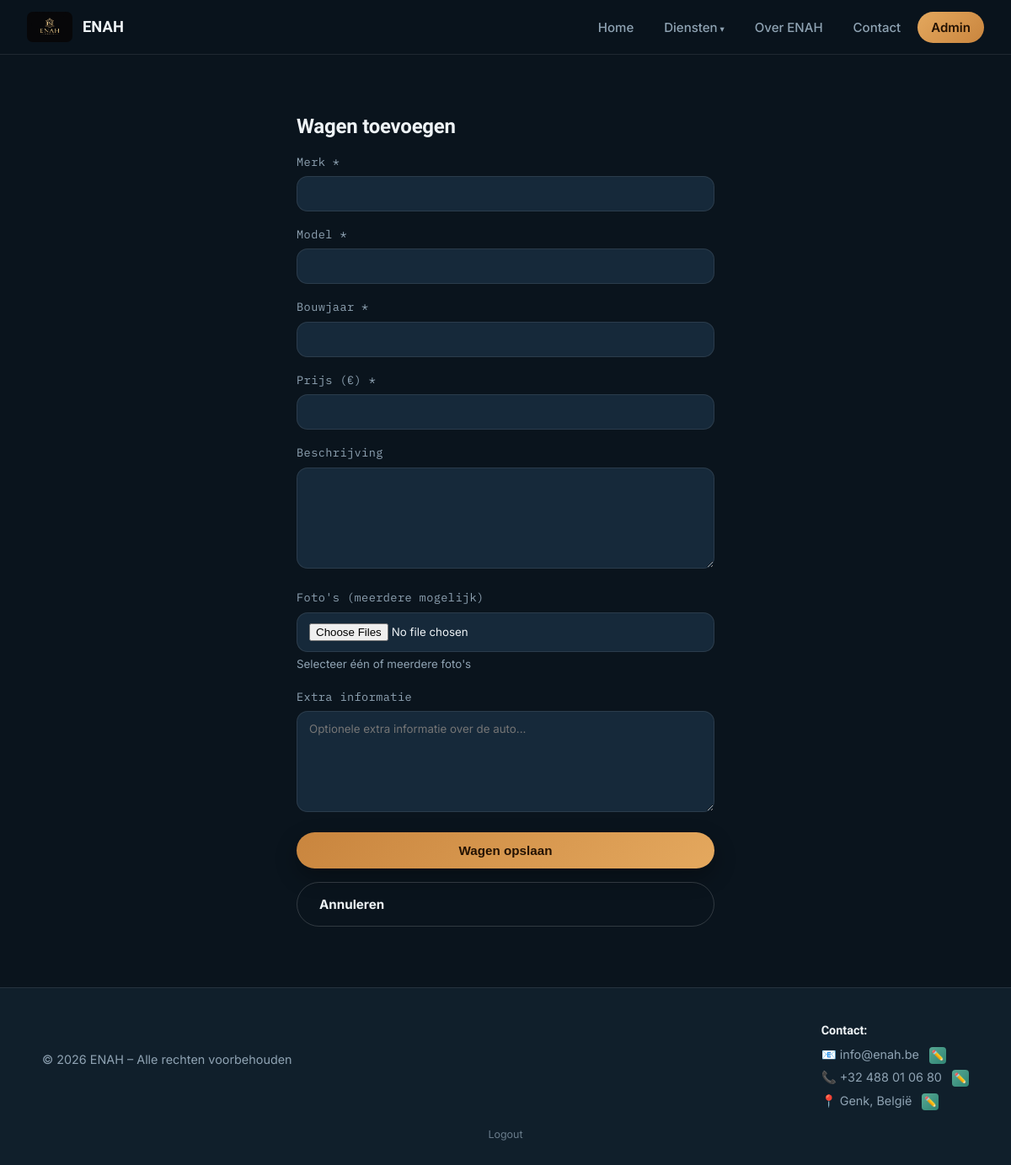
/admin/auto/toevoegen (signed in), run on the app's committed database.
### tables this page shows
CREATE TABLE site_content (
            id INTEGER PRIMARY KEY AUTOINCREMENT,
            content_key TEXT UNIQUE NOT NULL,
            content_value TEXT NOT NULL,
            updated_at TEXT NOT NULL
        );

### app.py (the view, shortened to what this page needs)
@app.route("/admin/auto/toevoegen", methods=["GET", "POST"])
@login_required
def admin_auto_toevoegen():
    return render_template("admin/add_auto.html", active_page="admin")

### app.py (called while the page is built)
def get_db():
    if "db" not in g:
        g.db = sqlite3.connect(DATABASE)
        g.db.row_factory = sqlite3.Row
    return g.db

@login_manager.user_loader
def load_user(user_id):
    db = get_db()
    row = db.execute("SELECT id, username FROM admins WHERE id = ?", (user_id,)).fetchone()
    if row is None:
        return None
    return AdminUser(row["id"], row["username"])

@app.context_processor
def inject_content():
    db = get_db()
    content_rows = db.execute("SELECT content_key, content_value FROM site_content").fetchall()
    content_dict = {row["content_key"]: row["content_value"] for row in content_rows}
    return dict(site_content=content_dict)

### templates/admin/add_auto.html (shortened to what this page needs)
{% extends "base.html" %}
{% block content %}
<section class="container" style="max-width: 560px;">
  <h1>Wagen toevoegen</h1>
  <form class="styled-form" id="auto-form" method="POST" enctype="multipart/form-data">
    <div>
      <label for="merk">Merk *</label>
      <input type="text" id="merk" name="merk" required>
    </div>
    <div>
      <label for="model">Model *</label>
      <input type="text" id="model" name="model" required>
    </div>
    <div>
      <label for="jaar">Bouwjaar *</label>
      <input type="number" id="jaar" name="jaar" min="1950" max="2100" required>
    </div>
    <div>
      <label for="prijs">Prijs (&euro;) *</label>
      <input type="number" id="prijs" name="prijs" min="0" step="0.01" required>
    </div>
    <div>
      <label for="beschrijving">Beschrijving</label>
      <textarea id="beschrijving" name="beschrijving"></textarea>
    </div>
    <div>
      <label for="fotos">Foto's (meerdere mogelijk)</label>
      <input type="file" id="fotos" name="fotos" accept="image/*" multiple onchange="checkUploadSize(this)">
      <small style="color: var(--text-muted);">Selecteer één of meerdere foto's</small>
    </div>
    <div>
      <label for="extra_info">Extra informatie</label>
      <textarea id="extra_info" name="extra_info" placeholder="Optionele extra informatie over de auto..."></textarea>
    </div>
    <button class="btn" type="submit">Wagen opslaan</button>
    <a class="btn btn-secondary" href="{{ url_for('admin_dashboard') }}">Annuleren</a>
  </form>
</section>
{% endblock %}

### templates/base.html (shortened to what this page needs)
<!DOCTYPE html>
<html lang="nl">
<head>
  <link rel="stylesheet" href="{{ url_for('static', filename='css/style.css') }}">
</head>
<body>
  <nav class="navbar">
    <a class="brand" href="{{ url_for('index') }}">
      {% if active_page == 'lukoil' %}
        <img src="{{ url_for('static', filename='images/lukoil_logo.png') }}" alt="Lukoil logo">
        <span>Lukoil Heusen-Zolder</span>
      {% elif active_page in ['auto_onderhoud', 'auto_verkoop'] %}
        <img src="{{ url_for('static', filename='images/sixtyseven_cars_logo.jpeg') }}" alt="SixtySeven Cars logo">
        <span>SixtySeven Cars</span>
      {% else %}
        <img src="{{ url_for('static', filename='images/enah_logo.jpeg') }}" alt="ENAH logo">
        <span>ENAH</span>
      {% endif %}
    </a>
    <ul class="nav-links">
      <li><a href="{{ url_for('index') }}" class="{{ 'active' if active_page == 'home' }}">Home</a></li>
      <li class="dropdown">
        <a href="#" class="{{ 'active' if active_page in ['lukoil','schoonmaak','transport','auto_onderhoud','auto_verkoop'] }}">Diensten</a>
      </li>
      <li><a href="{{ url_for('about') }}" class="{{ 'active' if active_page == 'about' }}">Over ENAH</a></li>
      <li><a href="{{ url_for('contact') }}" class="{{ 'active' if active_page == 'contact' }}">Contact</a></li>
      {% if current_user.is_authenticated %}
        <li><a href="{{ url_for('admin_dashboard') }}" class="{{ 'active' if active_page == 'admin' }}">Admin</a></li>
      {% endif %}
    </ul>
  </nav>
  {% block content %}{% endblock %}
  <footer>
    <div class="footer-content">
      <p>&copy; 2026 ENAH – Alle rechten voorbehouden</p>
      <div class="footer-contact">
        <p><strong>Contact:</strong></p>
        <p>📧 {{ site_content.get('contact_email', 'info@enah.be') }} {% if current_user.is_authenticated %}<a class="edit-btn-inline" href="{{ url_for('admin_content_bewerken', content_key='contact_email') }}" title="E-mail bewerken">✏️</a>{% endif %}</p>
        <p>📞 {{ site_content.get('contact_phone', '+32 4 00 00 00') }} {% if current_user.is_authenticated %}<a class="edit-btn-inline" href="{{ url_for('admin_content_bewerken', content_key='contact_phone') }}" title="Telefoon bewerken">✏️</a>{% endif %}</p>
        <p>📍 {{ site_content.get('contact_location', 'Genk, België') }} {% if current_user.is_authenticated %}<a class="edit-btn-inline" href="{{ url_for('admin_content_bewerken', content_key='contact_location') }}" title="Locatie bewerken">✏️</a>{% endif %}</p>
      </div>
    </div>
    {% if not current_user.is_authenticated %}
      <a href="{{ url_for('admin_login') }}" class="admin-login-link">Admin login</a>
    {% else %}
      <a href="{{ url_for('admin_logout') }}" class="admin-login-link">Logout</a>
    {% endif %}
  </footer>
</body>
</html>

### static/css/style.css (style rules this page uses)
:root { --ink: #0a141d; --surface: #101f2b; --surface-2: #16293a; --surface-3: #1e3852; --text: #eef3f6; --text-muted: #8fa3b3; --border: rgba(255,255,255,0.09); --border-strong: rgba(255,255,255,0.16); --brand: #c9853e; --brand-2: #e4a85e; --brand-ink: #241202; --teal: #2f8574; --teal-light: #57a893; --success: #3fa87b; --error: #e2554c; --radius: 22px; --radius-sm: 13px; --shadow: 0 28px 64px -26px rgba(0,0,0,0.62); --shadow-sm: 0 10px 26px rgba(0,0,0,0.32); --shadow-glow: 0 0 0 1px rgba(201,133,62,0.18), 0 12px 30px -8px rgba(201,133,62,0.28); --font-display: "Sora", "Segoe UI", sans-serif; --font-body: "Inter", "Segoe UI", sans-serif; --font-mono: "IBM Plex Mono", "Consolas", monospace; }
* { box-sizing: border-box; }
html { scroll-behavior: smooth; }
body { margin: 0; font-family: var(--font-body); background: var(--ink); color: var(--text); line-height: 1.65; min-height: 100vh; -webkit-font-smoothing: antialiased; }
a { color: inherit; text-decoration: none; }
img { max-width: 100%; display: block; }
h1, h2, h3, h4 { font-family: var(--font-display); line-height: 1.15; letter-spacing: -0.01em; margin: 0 0 16px; }
p { margin: 0 0 14px; }
.navbar { position: sticky; top: 0; z-index: 100; display: flex; align-items: center; justify-content: space-between; padding: 14px 32px; background: rgba(10, 20, 29, 0.88); backdrop-filter: blur(18px); border-bottom: 1px solid var(--border); }
.navbar .brand { display: flex; align-items: center; gap: 12px; font-weight: 600; font-family: var(--font-display); font-size: 1.15rem; }
.navbar .brand img { height: 36px; width: auto; border-radius: 7px; }
.nav-links { display: flex; align-items: center; gap: 4px; list-style: none; margin: 0; padding: 0; }
.nav-links > li > a { padding: 9px 16px; border-radius: 999px; color: var(--text-muted); font-weight: 500; font-size: 0.94rem; transition: all 0.2s ease; }
.nav-links > li > a.active { color: var(--brand-ink); background: linear-gradient(135deg, var(--brand-2), var(--brand)); font-weight: 600; }
.dropdown { position: relative; }
.dropdown > a::after { content: " \25BE"; font-size: 0.7em; }
.container { max-width: 1100px; margin: 0 auto; padding: 72px 32px; }
.btn { display: inline-block; padding: 13px 26px; border-radius: 999px; background: linear-gradient(135deg, var(--brand), var(--brand-2)); color: var(--brand-ink); font-weight: 700; font-size: 0.95rem; border: none; cursor: pointer; transition: transform 0.2s ease, box-shadow 0.2s ease, filter 0.2s ease; box-shadow: var(--shadow-sm); }
.btn-secondary { background: transparent; border: 1px solid var(--border-strong); color: var(--text); box-shadow: none; }
form.styled-form { display: grid; gap: 16px; max-width: 520px; }
form.styled-form label { font-size: 0.85rem; font-family: var(--font-mono); letter-spacing: 0.03em; color: var(--text-muted); margin-bottom: 6px; display: block; }
form.styled-form input, form.styled-form textarea, form.styled-form select { width: 100%; padding: 12px 14px; border-radius: var(--radius-sm); border: 1px solid var(--border); background: var(--surface-2); color: var(--text); font-family: var(--font-body); transition: border-color 0.2s ease, box-shadow 0.2s ease; }
form.styled-form textarea { min-height: 120px; resize: vertical; }
.edit-btn, .edit-btn-inline { display: inline-flex; align-items: center; justify-content: center; background: linear-gradient(135deg, var(--teal-light), var(--teal)); color: #04211b; border: none; cursor: pointer; text-decoration: none; transition: transform 0.2s ease, filter 0.2s ease; }
.edit-btn-inline { width: 20px; height: 20px; padding: 0; border-radius: 4px; font-size: 12px; margin-left: 8px; vertical-align: middle; }
footer { text-align: center; padding: 34px 30px 26px; color: var(--text-muted); border-top: 1px solid var(--border); font-size: 0.9rem; background: var(--surface); }
.footer-content { display: flex; justify-content: space-between; align-items: center; flex-wrap: wrap; gap: 20px; max-width: 1100px; margin: 0 auto; }
.footer-contact { text-align: left; }
.footer-contact p { margin: 4px 0; }
.footer-contact strong { color: var(--text); font-family: var(--font-display); }
.admin-login-link { display: block; margin-top: 14px; font-size: 0.78rem; color: var(--text-muted); opacity: 0.7; transition: opacity 0.2s; }

### data on the page
site_content: get "info@enah.be"
site_content: get "+32 488 01 06 80"
site_content: get "Genk, België"
